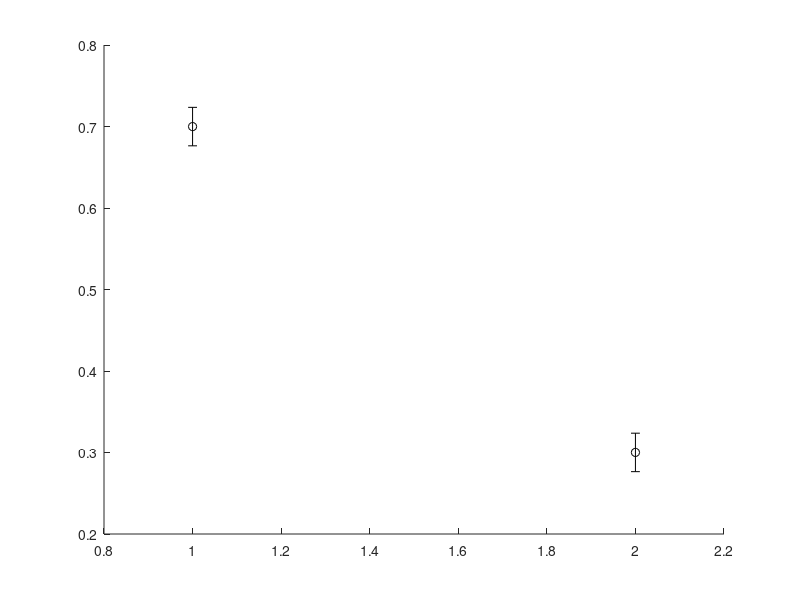

MATLAB code to generate this figure: (Note: this script raises an error after producing the figure.)
%% Spectrin estimates vs. data

cell2_mean = [0.6999 0.3001];
cell2_stdev = [0.0236 0.0236];
cell2_est = [0.700 0.300];

cell4_mean = [0.4921 0.2830 0.1284 0.0965];
cell4_stdev = [0.0577 0.0349 0.0275 0.0350];
cell4_est = [0.475 0.275 0.125 0.125];

cell8_mean = [0.3272 0.2549 0.1417 0.0950 0.0567 0.0402 0.0396 0.0446];
cell8_stdev = [0.0471 0.0320 0.0252 0.0155 0.0303 0.0232 0.0259 0.0180];
cell8_est = [0.3583 0.2250 0.125 0.125 0.0417 0.0417 0.0417 0.0417];

cell16_mean = [0.2052 0.1659 0.1057 0.1088 0.0629 0.0534 0.0516 0.0486 0.0307 0.0274 0.0245 0.0225 0.0217 0.0264 0.0230 0.0216];
cell16_stdev = [0.0233 0.0181 0.0184 0.0185 0.0120 0.0099 0.0142 0.0122 0.0132 0.0065 0.0088 0.0093 0.0084 0.0070 0.0101 0.0088];
cell16_est = [0.24 0.16 0.100 0.100 0.050 0.050 0.050 0.050 0.025 0.025 0.025 0.025 0.025 0.025 0.025 0.025];


figure; box on;
errorbar(1:2,cell2_mean, cell2_stdev, 'ko', 'MarkerSize',14, 'LineWidth',1.5, 'MarkerFaceColor','k'); hold on;
plot(1:2,cell2_est,'o','Color',[0.9 0.4 0.2],'MarkerSize',14, 'LineWidth',1.5,'MarkerFaceColor',[0.9 0.4 0.2]);
axis([0.8 2.2 0.25 0.75])
xlabel('$\#$ Cells','interpreter','latex')
xticks([1 2])
ylabel('Fusome Vol. Ratios','interpreter','latex')
h = gca;
h.FontSize = 36;

figure; box on;
errorbar(1:4,cell4_mean, cell4_stdev, 'ko', 'MarkerSize',14, 'LineWidth',1.5, 'MarkerFaceColor','k'); hold on;
plot(1:4, cell4_est,'o','Color',[0.9 0.4 0.2],'MarkerSize',14, 'LineWidth',1.5,'MarkerFaceColor',[0.9 0.4 0.2]);
axis([0.8 4.2 0.05 0.6])
xlabel('$\#$ Cells','interpreter','latex')
xticks(1:4)
ylabel('Fusome Vol. Ratios','interpreter','latex')
h = gca;
h.FontSize = 36;

figure; box on;
errorbar(1:8, cell8_mean, cell8_stdev, 'ko', 'MarkerSize',14, 'LineWidth',1.5, 'MarkerFaceColor','k'); hold on;
plot(1:8, cell8_est,'o','Color',[0.9 0.4 0.2],'MarkerSize',14, 'LineWidth',1.5,'MarkerFaceColor',[0.9 0.4 0.2]);
axis([0.8 8.2 0 0.4])
xlabel('$\#$ Cells','interpreter','latex')
xticks(1:8)
ylabel('Fusome Vol. Ratios','interpreter','latex')
h = gca;
h.FontSize = 36;

figure; box on;
errorbar(1:16, cell16_mean, cell16_stdev, 'ko', 'MarkerSize',14, 'LineWidth',1.5, 'MarkerFaceColor','k'); hold on;
plot(1:16, cell16_est,'o','Color',[0.9 0.4 0.2],'MarkerSize',14, 'LineWidth',1.5,'MarkerFaceColor',[0.9 0.4 0.2]);
axis([0.8 16.2 0 0.25])
xlabel('$\#$ Cells','interpreter','latex')
xticks(1:16)
ylabel('Fusome Vol. Ratios','interpreter','latex')
h = gca;
h.FontSize = 36;
legend('Data','Model','location','north')
